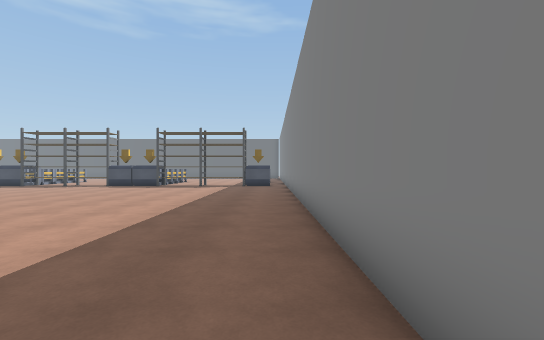
View 1 (above)

24 first-person views from a walk through a 3-D level made in the Unity game engine. The camera is 1.4 m above the floor, looks level and sees 90° across. The floor is counted in squares, 1.5 m on a side. Each view is taken from the middle of a square. On the plan, view 1 faces up. The plan holds only what a view shows up to about 11 squares ahead; the rest is blank. The place goes on beyond the plan. The player character is not drawn. Some animated figures are left out. Some surface patterns are stand-ins.

View 2
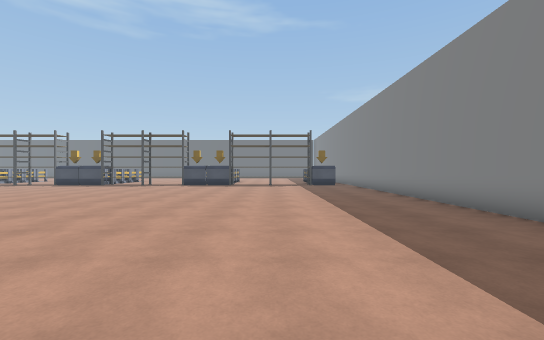

View 3
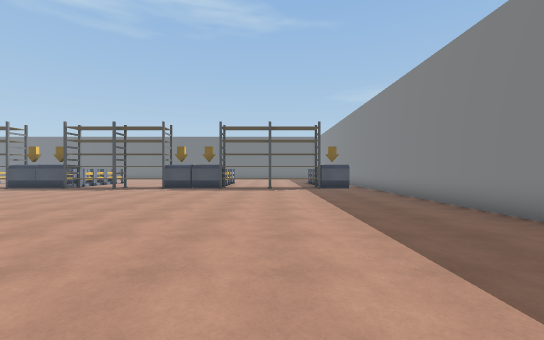

View 4
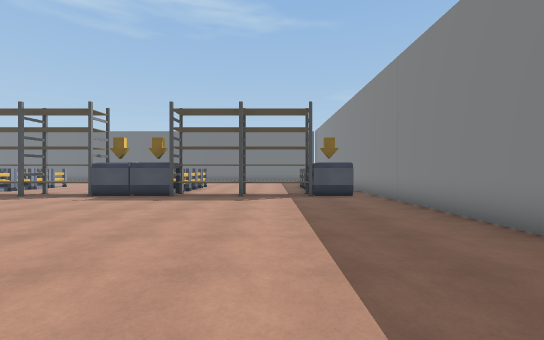

View 5
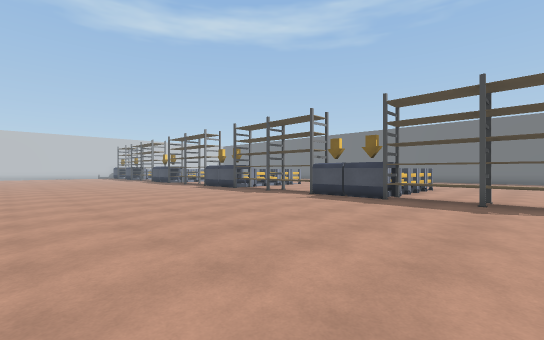

View 6
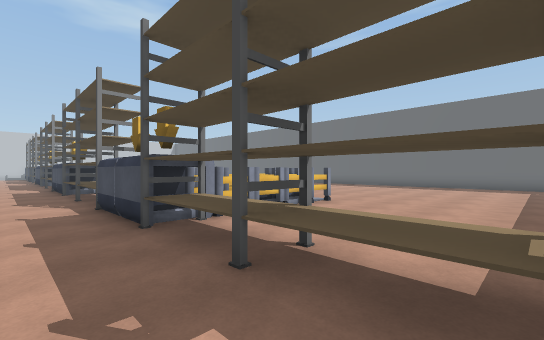

View 7
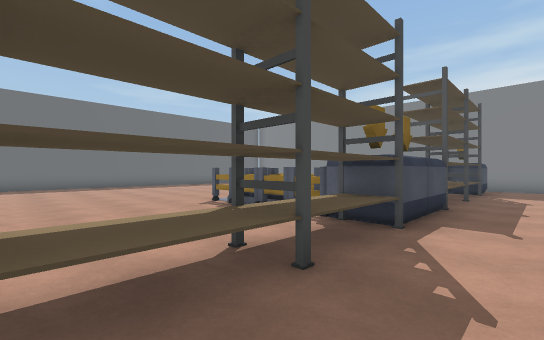

View 8
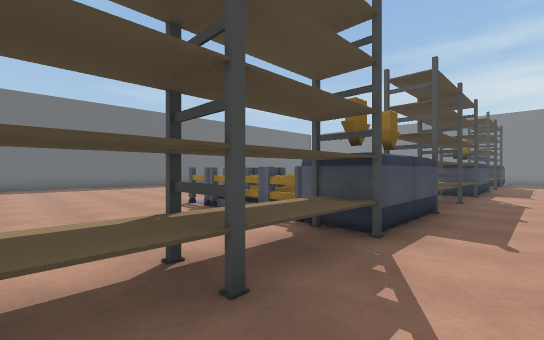

View 9
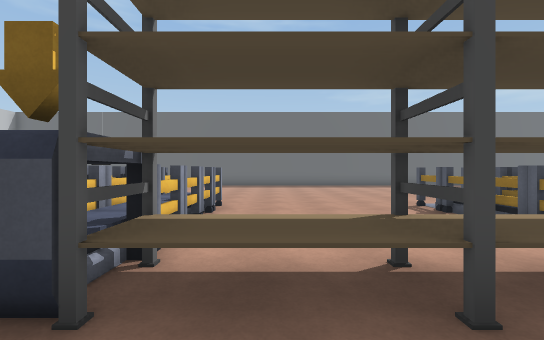

View 10
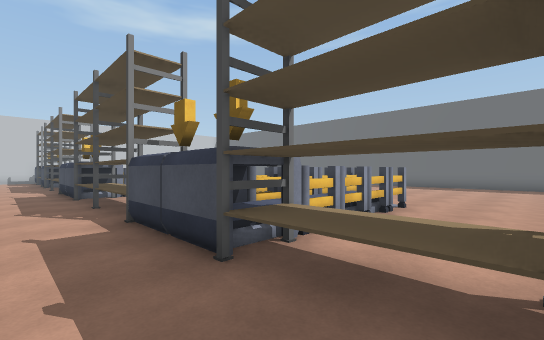

View 11
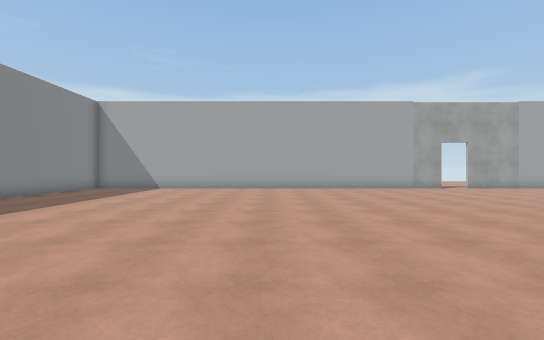

View 12
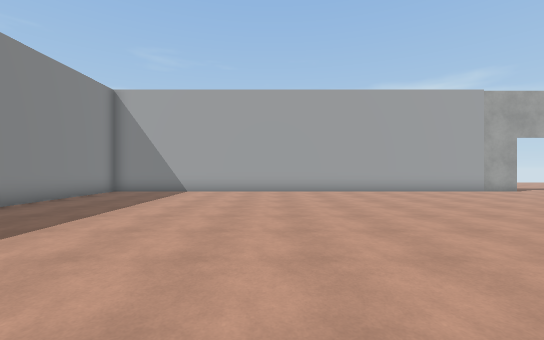

View 13
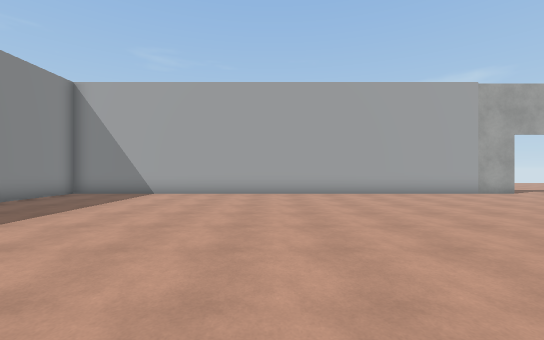

View 14
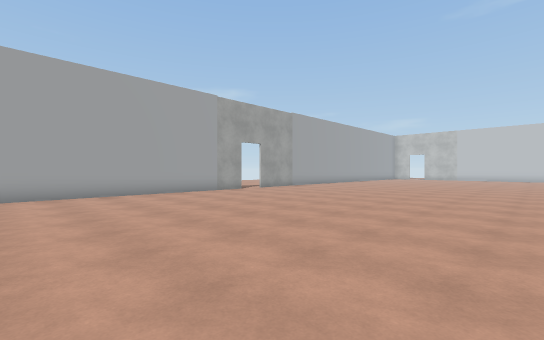

View 15
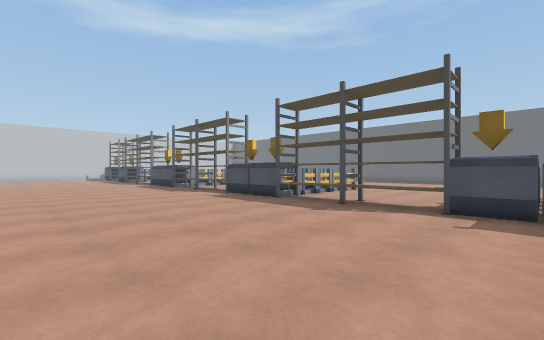

View 16
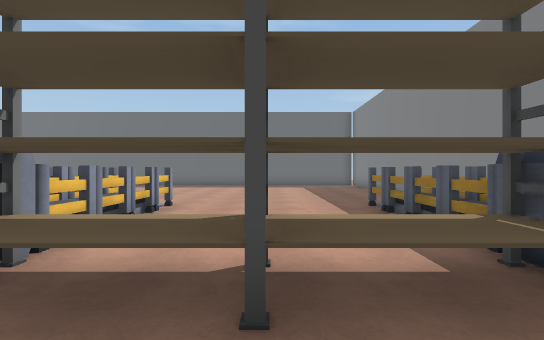

View 17
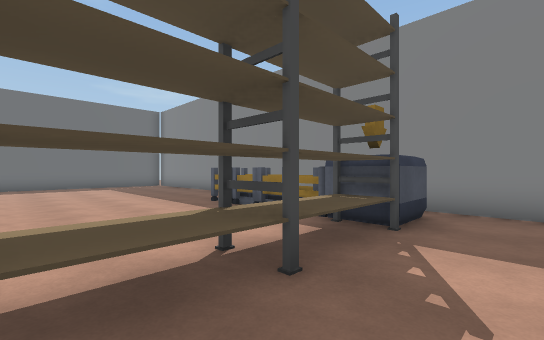

View 18
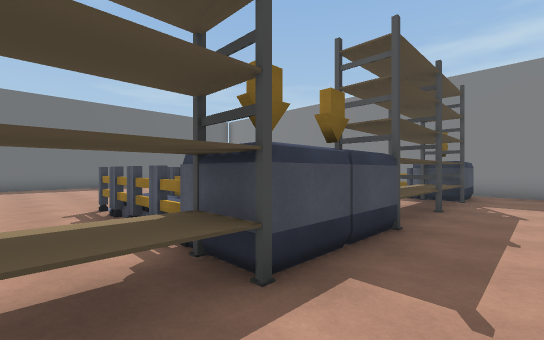

View 19
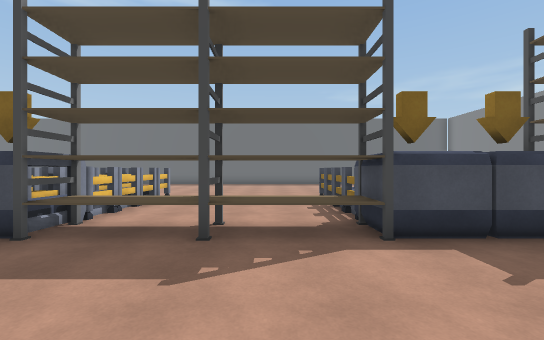

View 20
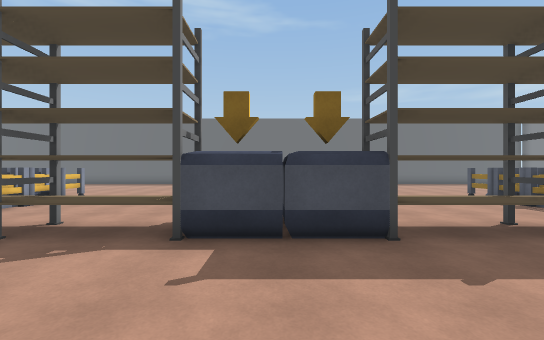

View 21
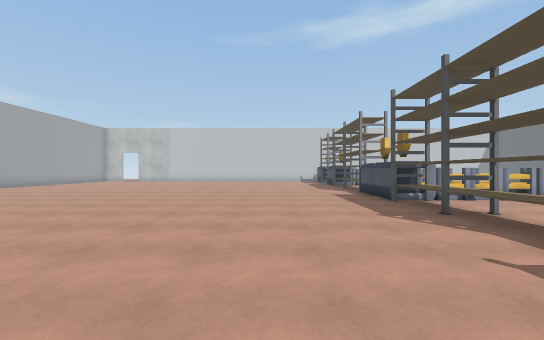

View 22
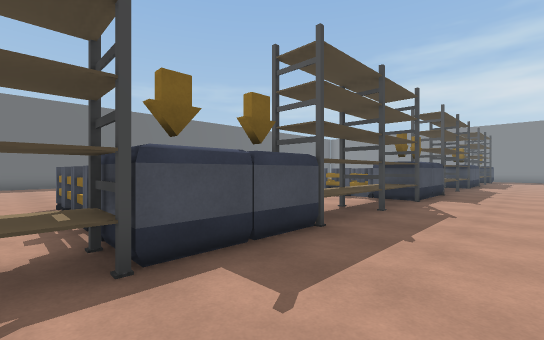

View 23
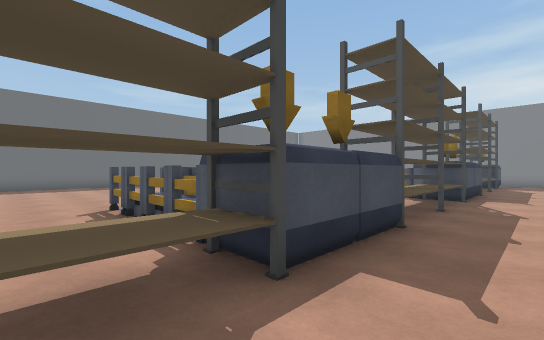

View 24
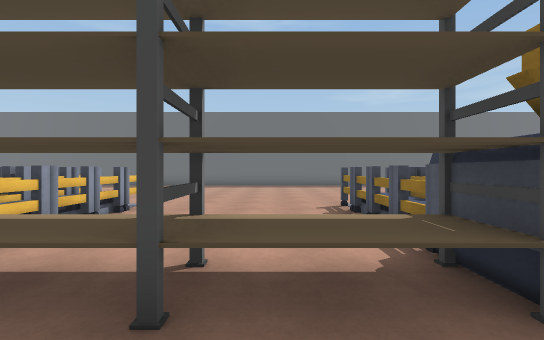

### Floor plan
Key: @ floor where view 1 was taken; # wall or solid block; x gap in a wall; . floor; = window, fence, low wall or low ledge; ^ raised ledge; C conveyor; O other object.
Columns run from 26 left of view 1 to 1 right of it. Each row starts with its distance up from view 1.
 29      ....   .....   .. ..
 28      .....  ......  .....
 27      .............  .....
 26      .............  .....
 25  . ............... ....... #
 24  ..........................#
 23  ..........................#
 22  ..........................#
 21  ####....####....###.....###
 20    ##....O#O#....###.....###
 19    ##... O#O#....###.... ###
 18  ####    O#C#    ###     =##
 17 O^^^OOOOOO#COOOOO^^^OOOOO^##
 16 Ox##OOOOO###OOOOO###OOOOO###
 15 ...........................#
 14 ...........................#
 13 ...........................#
 12  ..........................#
 11  ..........................#
 10  ..........................#
  9  ..........................#
  8  ..........................#
  7  ..........................#
  6  ..........................#
  5  ..........................#
  4  ....  ....................#
  3  ...    ...................#
  2  ..     ...................#
  1         ...................#
  0           ................@#
 -1          ..................#
 -2          .##################

Where each view was taken, in squares from view 1:
view 1: 0 up, 0 right, facing up
view 2: 1 down, 4 left, facing up
view 3: 2 up, 4 left, facing up
view 4: 6 up, 3 left, facing up
view 5: 7 up, 3 left, facing up-left
view 6: 14 up, 2 left, facing up-left
view 7: 14 up, 14 left, facing up-right
view 8: 14 up, 21 left, facing up-right
view 9: 14 up, 21 left, facing up
view 10: 14 up, 12 left, facing up-left
view 11: 12 up, 8 left, facing down
view 12: 10 up, 6 left, facing down
view 13: 9 up, 7 left, facing down
view 14: 9 up, 8 left, facing down-left
view 15: 9 up, 8 left, facing up-left
view 16: 14 up, 4 left, facing up
view 17: 14 up, 6 left, facing up-right
view 18: 14 up, 11 left, facing up-right
view 19: 12 up, 11 left, facing up
view 20: 12 up, 16 left, facing up
view 21: 12 up, 14 left, facing left
view 22: 13 up, 26 left, facing up-right
view 23: 14 up, 19 left, facing up-right
view 24: 14 up, 19 left, facing up
